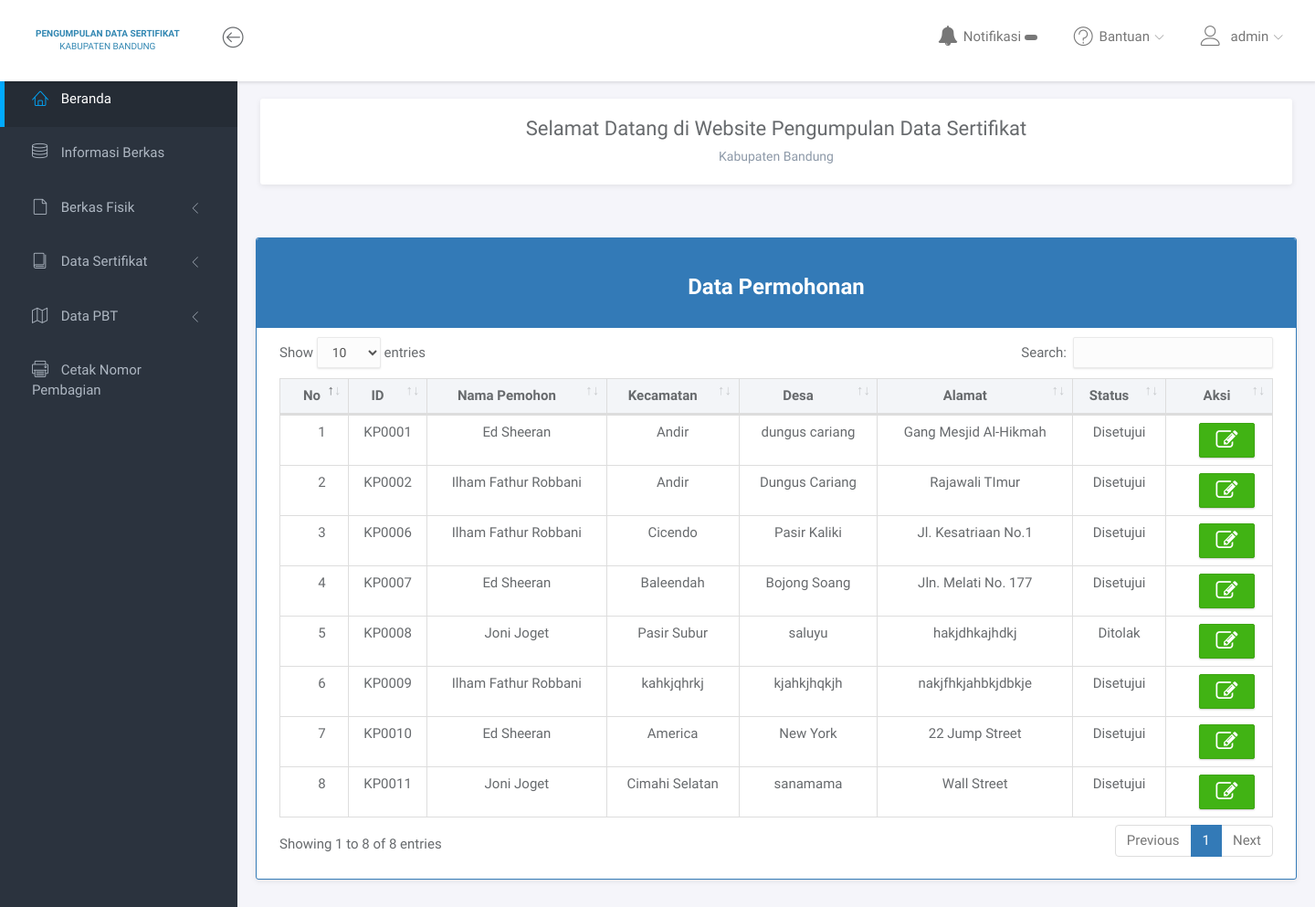
The app's page /user/index.php (signed in) with its own data.
### tables this page shows
CREATE TABLE `user` (
  `id_user` int(5) NOT NULL,
  `username` varchar(20) NOT NULL,
  `password` varchar(50) NOT NULL,
  `email` varchar(50) NOT NULL,
  `nama_lengkap` varchar(50) NOT NULL,
  `jabatan` varchar(10) NOT NULL,
  `dibuat_pada` timestamp(6) NOT NULL DEFAULT CURRENT_TIMESTAMP(6) ON UPDATE CURRENT_TIMESTAMP(6)
);

CREATE TABLE `permohonan` (
  `id_permohonan` varchar(6) NOT NULL,
  `id_user` int(5) NOT NULL,
  `kecamatan` varchar(255) NOT NULL,
  `desa` varchar(255) NOT NULL,
  `alamat` text NOT NULL,
  `status` enum('Belum Di Setujui','Disetujui','Ditolak') NOT NULL,
  `notif` enum('read','unread') NOT NULL,
  `notif_fisik` enum('read','unread') NOT NULL,
  `notif_yuridis` enum('read','unread') NOT NULL,
  `date_created` datetime NOT NULL DEFAULT CURRENT_TIMESTAMP
);

### user/index.php (the view, shortened to what this page needs)
<?php
include '../core/conn.php';
	$data = mysqli_query($connection, "SELECT p.id_permohonan, p.id_user, p.desa, p.kecamatan, p.alamat, p.status, p.notif, p.date_created, pf.berita_acara, pf.risalah, pf.sktbma, pf.s_permohonan, pf.s_pernyataan, pf.s_riwayat_tanah FROM permohonan AS p INNER JOIN pemohon_file AS pf ON p.id_permohonan = pf.id_permohonan");
?>
<!DOCTYPE html>
<html lang="en">
<head>
	<link rel="stylesheet" href="assets/vendor/bootstrap/css/bootstrap.min.css">
	<link rel="stylesheet" href="assets/vendor/font-awesome/css/font-awesome.min.css">
	<link rel="stylesheet" href="assets/vendor/linearicons/style.css">
	<link rel="stylesheet" href="assets/vendor/chartist/css/chartist-custom.css">
	<link rel="stylesheet" href="../user/assets/vendor/datatables/dataTables.bootstrap4.css">
	<link rel="stylesheet" href="../user/assets/vendor/datatables/dataTables.bootstrap4.min.css">
	<link rel="stylesheet" href="assets/css/main.css">
	<link rel="stylesheet" href="assets/css/demo.css">
</head>
<body>
	<div id="wrapper">
		<nav class="navbar navbar-default navbar-fixed-top">
			<div class="brand">
				<a href="index.php" class="logo"><b>PENGUMPULAN DATA SERTIFIKAT </b><br> <center> KABUPATEN BANDUNG </center></a>
			</div>
			<div class="container-fluid">
				<div class="navbar-btn">
					<button type="button" class="btn-toggle-fullwidth"><i class="lnr lnr-arrow-left-circle"></i></button>
				</div>
				<div id="navbar-menu">
					<ul class="nav navbar-nav navbar-right">
						<li class="dropdown">
							<a href="#" class="dropdown-toggle" data-toggle="dropdown"><i class="fa fa-bell"></i> <span>Notifikasi <span class="badge">
							 ?></span></span></a>
						</li>
						<li class="dropdown">
							<a href="#" class="dropdown-toggle" data-toggle="dropdown"><i class="lnr lnr-question-circle"></i> <span>Bantuan</span> <i class="icon-submenu lnr lnr-chevron-down"></i></a>
						</li>
						<li class="dropdown">
							<a href="#" class="dropdown-toggle" data-toggle="dropdown"><i class="lnr lnr-user"> </i><span><?=$_SESSION['username'];?></span> <i class="icon-submenu lnr lnr-chevron-down"></i></a>
						</li>
					</ul>
				</div>
			</div>
		</nav>
		<div id="sidebar-nav" class="sidebar">
			<div class="sidebar-scroll">
				<nav>
					<ul class="nav">
						<li><a href="index.php" class="active"><i class="lnr lnr-home"></i> <span>Beranda</span></a></li>
						<li><a href="informasi_berkas.php" class=""><i class="lnr lnr-database"></i> <span>Informasi Berkas</span></a></li>
						<li>
							<a href="#subFisik" data-toggle="collapse" class="collapsed"><i class="lnr lnr-file-empty"></i> <span>Berkas Fisik</span> <i class="icon-submenu lnr lnr-chevron-left"></i></a>
						</li>
						<li>
							<a href="#subSerti" data-toggle="collapse" class="collapsed"><i class="lnr lnr-book"></i> <span>Data Sertifikat</span> <i class="icon-submenu lnr lnr-chevron-left"></i></a>
						</li>
						<li>
							<a href="#subPBT" data-toggle="collapse" class="collapsed"><i class="lnr lnr-map"></i> <span>Data PBT</span> <i class="icon-submenu lnr lnr-chevron-left"></i></a>
						</li>
						<li><a href="cetak.php" class=""><i class="lnr lnr-printer"></i> <span>Cetak Nomor Pembagian</span></a></li>
					</ul>
				</nav>
			</div>
		</div>
		<div class="main">
			<div class="main-content">
				<div class="container-fluid">
					<div class="panel panel-headline">
						<div class="panel-heading text-center">
							<h3 class="panel-title">Selamat Datang di Website Pengumpulan Data Sertifikat</h3>
							<p class="panel-subtitle">Kabupaten Bandung</p>
						</div>
				</div>
			</div>
		</div>
		<div class="container">
				<div class="panel panel-primary">
					<div class="panel-heading text-center"><h3><b>Data Permohonan</b></h3></div>
					<div class="panel-body">
						<table class="table table-bordered" id="dataTables" cellspacing="0" width="100%">
							<thead style="background: #f3f5f8">
								<tr style="text-align:center;">
									<th style="text-align:center;width:10px;">No</th>
									<th style="text-align: center;">ID</th>
									<th style="text-align: center;">Nama Pemohon</th>
									<th style="text-align: center;">Kecamatan</th>
									<th style="text-align: center;">Desa</th>
									<th style="text-align: center;">Alamat</th>
									<th style="text-align: center;">Status</th>
									<th style="text-align: center;">Aksi</th>
								</tr>
							</thead>
							<tbody>
								<?php
								  $no = 0;
					              while($d = mysqli_fetch_array($data)){
					              	$no++;
					            ?>
					              <?php
					              	$id_user = $d['id_user'];
					              	$nama = mysqli_query($connection, "SELECT nama_lengkap FROM user WHERE id_user=$id_user");
					              	while ($row = $nama->fetch_assoc()) {
					              ?>
					            <tr>
					            	<td style="text-align: center;"><?php echo $no; ?></td>
					            	<td style="text-align: center;"><?=$d['id_permohonan'];?></td>
					            	<td style="text-align: center;"><?=$row['nama_lengkap'];?></td>
					            	<td style="text-align: center;"><?=$d['kecamatan'];?></td>
					            	<td style="text-align: center;"><?=$d['desa'];?></td>
					            	<td style="text-align: center;"><?=$d['alamat'];?></td>
					            	<td style="text-align: center;"><?=$d['status'];?></td>
					            	<td style="text-align: center;"><a href="detail_permohonan.php?id_permohonan=<?=$d['id_permohonan'];?>" type="button" class="btn btn-xs btn-success" title="detail"><i class="fa fa-edit fa-fw fa-2x"></i></a></td>
					            </tr>
					        <?php } ?>
					        <?php } ?>
							</tbody>
						</table>
					</div>
				</div>
			</div>
	</div>
</body>
</html>

### records on screen
user: nama_lengkap "Ed Sheeran"
permohonan: id_permohonan "KP0001", kecamatan "Andir", desa "dungus cariang", alamat "Gang Mesjid Al-Hikmah", status "Disetujui"
user: nama_lengkap "Ilham Fathur Robbani"
permohonan: id_permohonan "KP0002", kecamatan "Andir", desa "Dungus Cariang", alamat "Rajawali TImur", status "Disetujui"
permohonan: id_permohonan "KP0006", kecamatan "Cicendo", desa "Pasir Kaliki", alamat "Jl. Kesatriaan No.1", status "Disetujui"
permohonan: id_permohonan "KP0007", kecamatan "Baleendah", desa "Bojong Soang", alamat "Jln. Melati No. 177", status "Disetujui"
user: nama_lengkap "Joni Joget"
permohonan: id_permohonan "KP0008", kecamatan "Pasir Subur", desa "saluyu", alamat "hakjdhkajhdkj", status "Ditolak"
permohonan: id_permohonan "KP0009", kecamatan "kahkjqhrkj", desa "kjahkjhqkjh", alamat "nakjfhkjahbkjdbkje", status "Disetujui"
permohonan: id_permohonan "KP0010", kecamatan "America", desa "New York", alamat "22 Jump Street", status "Disetujui"
permohonan: id_permohonan "KP0011", kecamatan "Cimahi Selatan", desa "sanamama", alamat "Wall Street", status "Disetujui"

### other values on screen
$_SESSION['username'] "admin"
